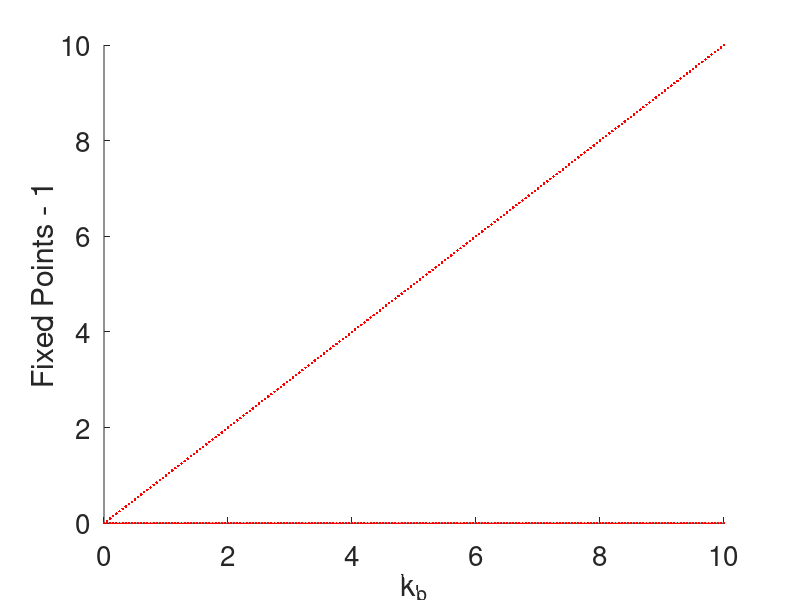
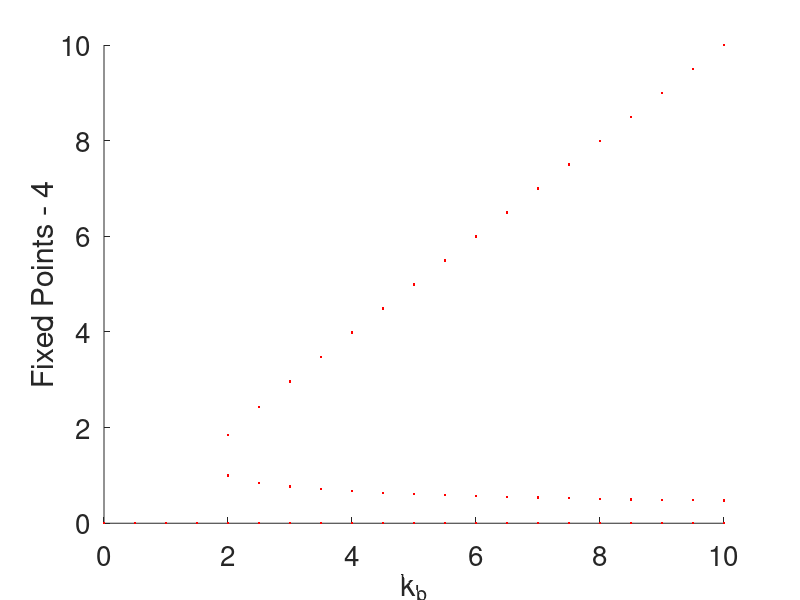
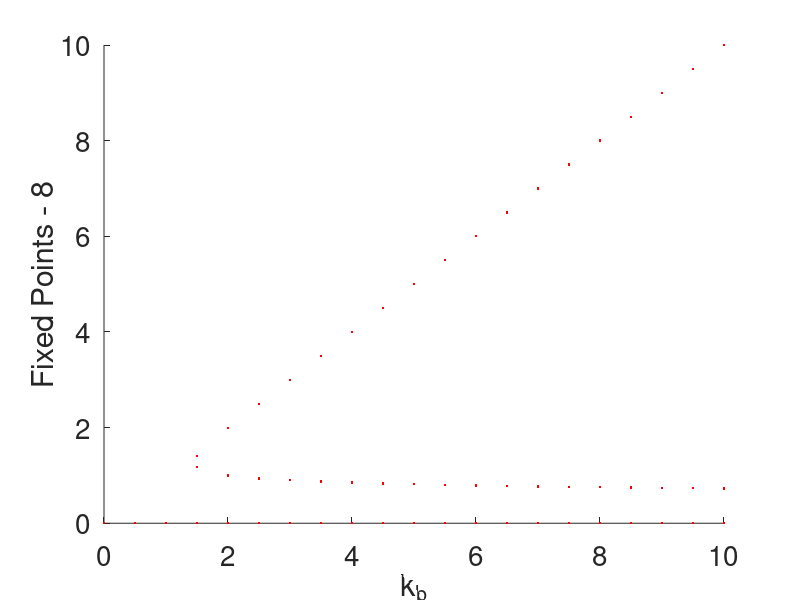
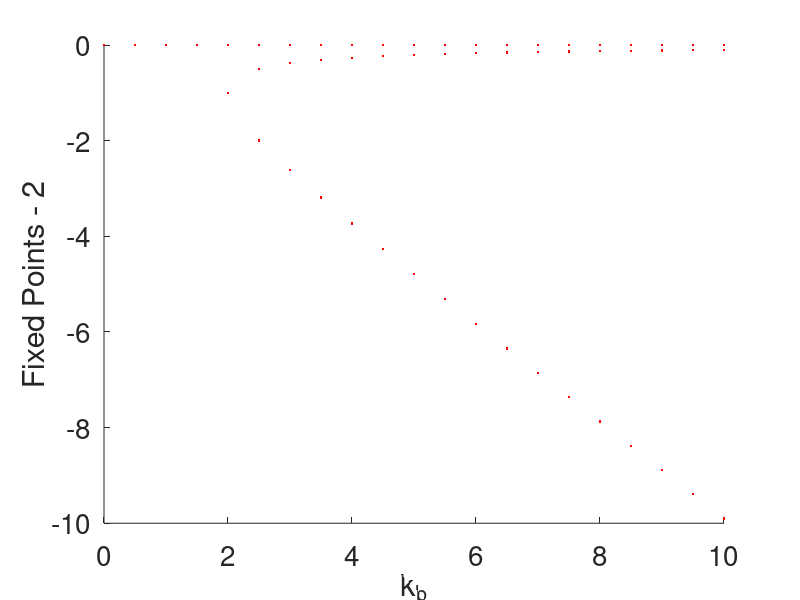

Here is the MATLAB script that generated these plots, in order:
%Inclass 22
close all; clear all
%1. Consider the case of the auto-activating gene that we discussed in class
%today. Make a bifurcation diagram for this system by varying the
%activated transcription rate for three cases - in which 1, 4, or 8 copies of the
%transcripton factor are necessary to activate transciption. Comment on your
figure(1);
hold on;
ku = 0;
%x^2 -kb*x - ku = 0
for kb = 0:0.05:10
    polycoeff = [1 -kb -ku]; 
    rts1 = roots(polycoeff);
    rts1 = rts1(imag(rts1) == 0);
    plot (kb*ones(length(rts1),1),rts1,'r.');
end
xlabel('k_b');
ylabel('Fixed Points - 1');
set(gca, 'FontSize', 20);

figure(2); 
hold on;
ku = 0;
%x^5 -kb*x^4 + x - ku = 0
for kb = 0:0.5:10
    polycoeff = [1 -kb 0 0 1 -ku]; 
    rts4 = roots(polycoeff);
    rts4 = rts4(imag(rts4) == 0);
    plot (kb*ones(length(rts4),1),rts4,'r.');
end
xlabel('k_b');
ylabel('Fixed Points - 4');
set(gca, 'FontSize', 20);

figure(3); 
hold on;
ku = 0;
%x^9 -kb*x^8 + x - ku = 0
for kb = 0:0.5:10
    polycoeff = [1 -kb 0 0 0 0 0 0 1 -ku]; 
    rts8 = roots(polycoeff);
    rts8 = rts8(imag(rts8) == 0);
    plot (kb*ones(length(rts8),1),rts8,'r.');
end
xlabel('k_b');
ylabel('Fixed Points - 8');
set(gca, 'FontSize', 20);

%having only 1 copy doesn't seem to work, but all the others do

% 2. Make a similar diagram for the case of an autorepressing gene in the
% case that 2 copies are need to turn off the gene. 
figure(4);
hold on;
ku = 0;
for kb = 0:0.5:10
    polycoeff = [1 kb 1 -ku];
    rts2 = roots(polycoeff);
    rts2 = rts2(imag(rts2) == 0);
    plot (kb*ones(length(rts2),1),rts2,'r.');
end
xlabel('k_b');
ylabel('Fixed Points - 2');
set(gca, 'FontSize', 20);
